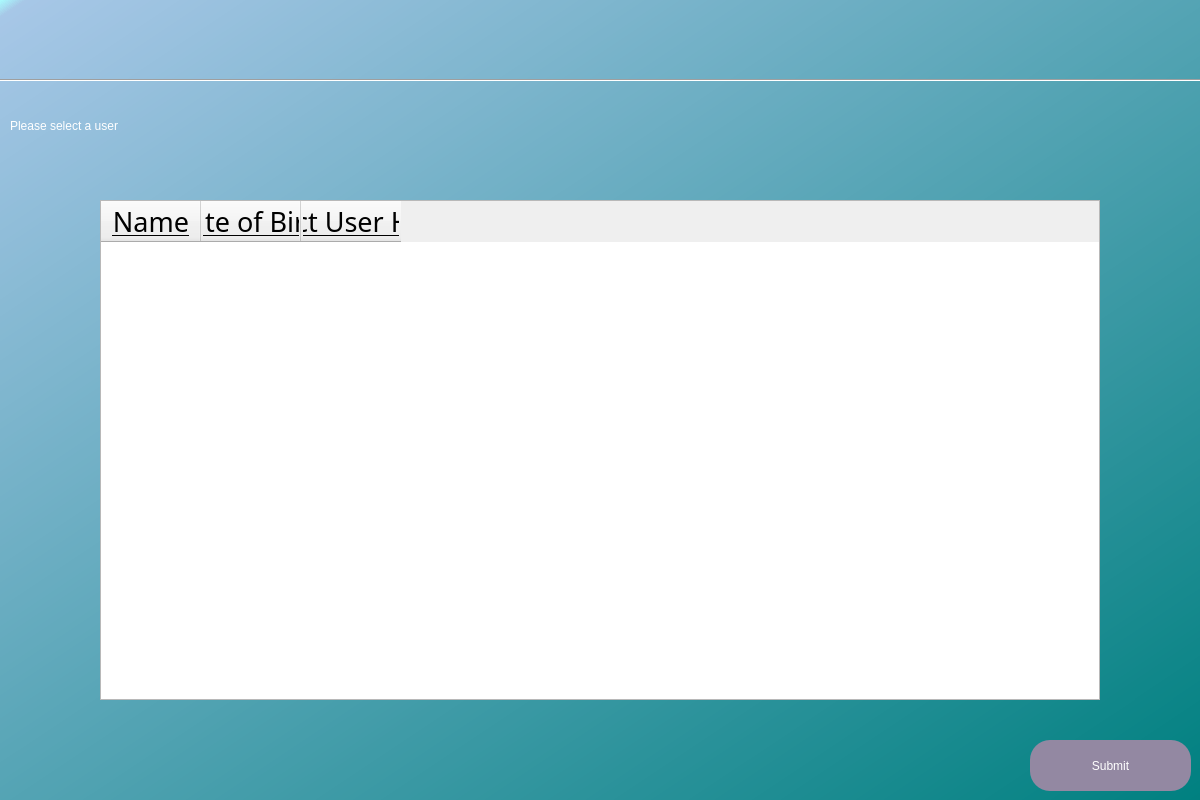
<?xml version="1.0" encoding="UTF-8"?>
<ui version="4.0">
 <class>Dialog</class>
 <widget class="QDialog" name="Dialog">
  <property name="geometry">
   <rect>
    <x>0</x>
    <y>0</y>
    <width>1200</width>
    <height>800</height>
   </rect>
  </property>
  <property name="windowTitle">
   <string>Dialog</string>
  </property>
  <widget class="QWidget" name="widget" native="true">
   <property name="geometry">
    <rect>
     <x>0</x>
     <y>0</y>
     <width>1200</width>
     <height>800</height>
    </rect>
   </property>
   <property name="styleSheet">
    <string notr="true">QWidget#widget{
background-color:qlineargradient(spread:pad, x1:0, y1:0, x2:1, y2:1, stop:0 rgba(170, 255, 255, 255), stop:0.0113636 rgba(167, 199, 231, 255), stop:1 rgba(0, 128, 128, 255))}</string>
   </property>
   <widget class="QPushButton" name="submitButton">
    <property name="geometry">
     <rect>
      <x>1030</x>
      <y>740</y>
      <width>161</width>
      <height>51</height>
     </rect>
    </property>
    <property name="styleSheet">
     <string notr="true">border-radius: 20px;
font: 30pt &quot;Corbel&quot;;
color: rgb(255,255,255);
background-color: rgb(147, 136, 162)</string>
    </property>
    <property name="text">
     <string>Submit</string>
    </property>
   </widget>
   <widget class="QLabel" name="WelcomeName">
    <property name="geometry">
     <rect>
      <x>10</x>
      <y>10</y>
      <width>591</width>
      <height>61</height>
     </rect>
    </property>
    <property name="font">
     <font>
      <family>Corbel</family>
      <pointsize>30</pointsize>
      <weight>50</weight>
      <italic>false</italic>
      <bold>false</bold>
      <underline>true</underline>
     </font>
    </property>
    <property name="styleSheet">
     <string notr="true">font: 30pt &quot;Corbel&quot;;
text-decoration: underline;
color: rgb(255,255,255);</string>
    </property>
    <property name="text">
     <string/>
    </property>
   </widget>
   <widget class="QLabel" name="label">
    <property name="geometry">
     <rect>
      <x>10</x>
      <y>100</y>
      <width>331</width>
      <height>51</height>
     </rect>
    </property>
    <property name="styleSheet">
     <string notr="true">font: 30pt &quot;Corbel&quot;;
color: rgb(255,255,255);</string>
    </property>
    <property name="text">
     <string>Please select a user</string>
    </property>
   </widget>
   <widget class="Line" name="line">
    <property name="geometry">
     <rect>
      <x>0</x>
      <y>70</y>
      <width>1201</width>
      <height>20</height>
     </rect>
    </property>
    <property name="orientation">
     <enum>Qt::Horizontal</enum>
    </property>
   </widget>
   <widget class="QTableWidget" name="UserListTable">
    <property name="geometry">
     <rect>
      <x>100</x>
      <y>200</y>
      <width>1000</width>
      <height>500</height>
     </rect>
    </property>
    <column>
     <property name="text">
      <string>Name</string>
     </property>
     <property name="font">
      <font>
       <family>Corbel</family>
       <pointsize>20</pointsize>
       <underline>true</underline>
      </font>
     </property>
     <property name="textAlignment">
      <set>AlignCenter</set>
     </property>
    </column>
    <column>
     <property name="text">
      <string>Date of Birth</string>
     </property>
     <property name="font">
      <font>
       <family>Corbel</family>
       <pointsize>20</pointsize>
       <underline>true</underline>
      </font>
     </property>
     <property name="textAlignment">
      <set>AlignCenter</set>
     </property>
    </column>
    <column>
     <property name="text">
      <string>Select User Here!</string>
     </property>
     <property name="font">
      <font>
       <family>Corbel</family>
       <pointsize>20</pointsize>
       <underline>true</underline>
      </font>
     </property>
     <property name="textAlignment">
      <set>AlignCenter</set>
     </property>
    </column>
   </widget>
   <widget class="QLabel" name="InvalidSelectionMade">
    <property name="geometry">
     <rect>
      <x>100</x>
      <y>720</y>
      <width>891</width>
      <height>61</height>
     </rect>
    </property>
    <property name="font">
     <font>
      <family>Corbel</family>
      <pointsize>20</pointsize>
      <weight>50</weight>
      <italic>false</italic>
      <bold>false</bold>
     </font>
    </property>
    <property name="styleSheet">
     <string notr="true">font: 20pt &quot;Corbel&quot;;
color: rgb(255,0,0);</string>
    </property>
    <property name="text">
     <string/>
    </property>
   </widget>
  </widget>
 </widget>
 <resources/>
 <connections/>
</ui>
